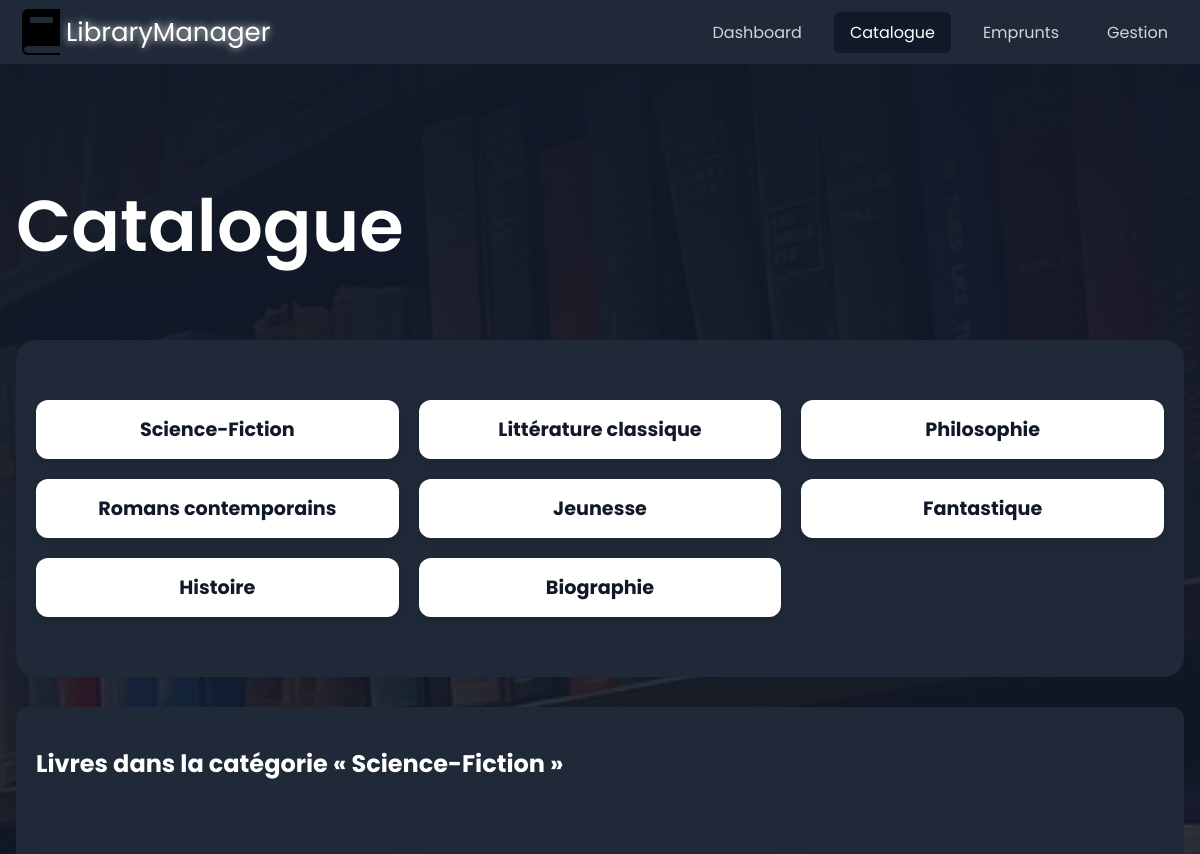
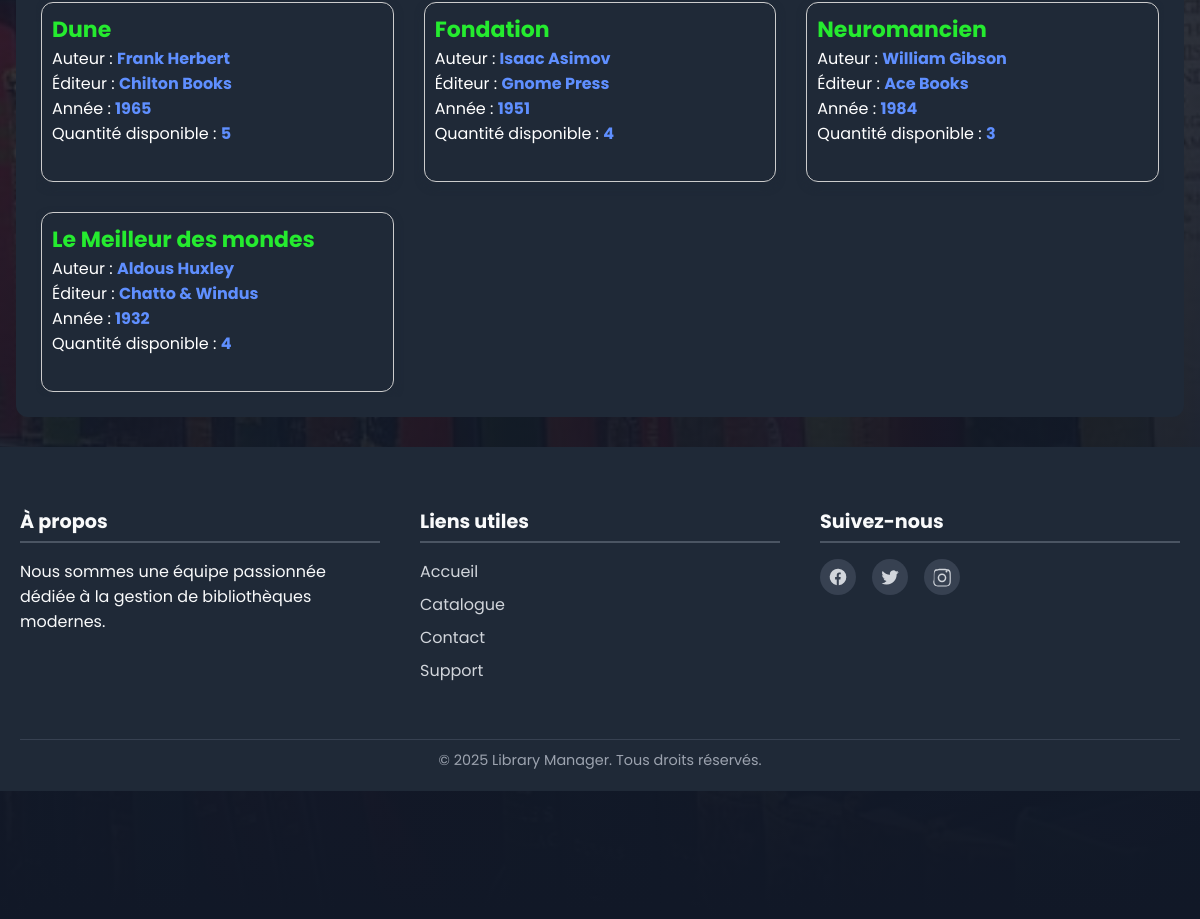
Page /views/catalogue.php?id_categorie=1 on the committed database (2 pictures, top to bottom).
### tables this page shows
CREATE TABLE categories (
    id_categorie INT AUTO_INCREMENT PRIMARY KEY,
    nom_categorie VARCHAR(100) NOT NULL UNIQUE
);

CREATE TABLE livres (
    id_livre INT PRIMARY KEY AUTO_INCREMENT,
    titre VARCHAR(255) NOT NULL,
    auteur VARCHAR(255) NOT NULL,
    editeur VARCHAR(255),
    annee YEAR,
    isbn VARCHAR(20) UNIQUE,
    quantite_total INT NOT NULL
);

### views/catalogue.php (the view, shortened to what this page needs)
<?php
$pdo = new PDO('mysql:host=localhost;dbname=bib;charset=utf8', 'root', '');
$pdo->setAttribute(PDO::ATTR_ERRMODE, PDO::ERRMODE_EXCEPTION);
$query = $pdo->query("SELECT * FROM categories");
$categories = $query->fetchAll(PDO::FETCH_ASSOC);
$categories = $pdo->query("SELECT * FROM categories")->fetchAll(PDO::FETCH_ASSOC);
$livres = [];
if (isset($_GET['id_categorie'])) {
  $stmt = $pdo->prepare("SELECT * FROM livres WHERE id_categorie = :id");
  $stmt->execute([':id' => $_GET['id_categorie']]);
  $livres = $stmt->fetchAll(PDO::FETCH_ASSOC);
}
?>
<!DOCTYPE html>
<html lang="en">
<head>
  <link rel="stylesheet" href="../resources/css/style.css">
</head>
<body>
  <?php include "../includes/header.php"; ?>
  <div class="section">
    <div class="container">
      <div class="header">
        <h2 class="title">Catalogue</h2>
        <section class="catalogue">
          <div class="grid">
            <?php foreach ($categories as $cat): ?>
              <div class="card" onclick="window.location.href='?id_categorie=<?= $cat['id_categorie'] ?>#livres'">
                <h3><?= htmlspecialchars($cat['nom_categorie']) ?></h3>
              </div>
            <?php endforeach; ?>
          </div>
        </section>
        <div class="livre-grid" id="livres">
          <?php if (!empty($livres)): ?>
            <h2>Livres dans la catégorie «
              <?= htmlspecialchars($categories[array_search($_GET['id_categorie'], array_column($categories, 'id_categorie'))]['nom_categorie']) ?>
              »
            </h2>
            <div class="livre-card">
              <?php foreach ($livres as $livre): ?>
                <div class="livre-items">
                  <strong><?= htmlspecialchars($livre['titre']) ?></strong><br>
                  Auteur : <b><?= htmlspecialchars($livre['auteur']) ?></b><br>
                  Éditeur : <b><?= htmlspecialchars($livre['editeur']) ?></b><br>
                  Année : <b><?= htmlspecialchars($livre['annee']) ?></b><br>
                  Quantité disponible : <b><?= htmlspecialchars($livre['quantite_total']) ?></b><br><br>
                </div>
              <?php endforeach; ?>
            </div>
          <?php endif; ?>
        </div>
      </div>
    </div>
    <?php include '../includes/footer.php'; ?>
</body>
</html>

### resources/css/style.css (style rules this page uses)
body { margin: 0; font-family: poppins; background-color: #1f2937; color: white; }
.section { position: relative; overflow: hidden; padding-top: 3rem; padding-bottom: 8rem; background-image: linear-gradient(rgb(17, 24, 39), rgba(17, 24, 39, 0.85), rgb(17, 24, 39)), url('../images/background.jpg'); backdrop-filter: blur(15px); background-repeat: no-repeat; background-size: cover; background-position: center; background-attachment: fixed }
.title { font-size: 3rem; font-weight: 600; color: white; }
@media (min-width: 640px) { .title { font-size: 4.5rem; } }
.catalogue { padding: 60px 20px; background-color: #1f2937; border-radius: 20px; text-align: center; font-family: sans-serif; }
.grid { display: grid; grid-template-columns: repeat(auto-fit, minmax(250px, 1fr)); gap: 20px; max-width: 1200px; margin: 0 auto; }
.card { background-color: white; border-radius: 12px; overflow: hidden; box-shadow: 0 4px 8px rgba(0, 0, 0, 0.1); transition: transform 0.3s ease, box-shadow 0.3s ease; cursor: pointer; }
.card h3 { margin: 15px 0; font-size: 1.2rem; color: #111827; }

### views/catalogue.php (style rules this page uses)
.catalogue { padding: 60px 20px; background-color: #1f2937; border-radius: 20px; text-align: center; font-family: sans-serif; }
.grid { display: grid; grid-template-columns: repeat(auto-fit, minmax(300px, 1fr)); gap: 20px; max-width: 1200px; margin: 0 auto; }
.card { background-color: white; border-radius: 12px; overflow: hidden; display: flex; flex-direction: column; align-items: center; box-shadow: 0 4px 8px rgba(0, 0, 0, 0.1); transition: transform 0.3s ease, box-shadow 0.3s ease; cursor: pointer; }
.card h3 { margin: 15px 0; font-size: 1.2rem; color: #111827; }
.livre-grid { display: flex; flex-direction: column; background-color: #1f2937; gap: 50px; border-radius: 12px; padding: 20px; max-width: 1200px; margin: 30px auto; }
.livre-card { border-radius: 12px; overflow: hidden; display: grid; grid-template-columns: repeat(auto-fit, minmax(300px, 1fr)); gap: 20px; transition: transform 0.3s ease, box-shadow 0.3s ease; cursor: pointer; }
.livre-items { border: 1px solid #ccc; margin: 5px; border-radius: 12px; padding: 10px; box-shadow: 0 4px 8px #1f2937; text-align: left; }
.livre-items strong { margin: 0; width: 300px; font-size: 22px; color: rgb(37, 235, 47); }
.livre-items b { color: rgb(95, 143, 255); }

### includes/header.php (style rules this page uses)
* { font-family: poppins; }
.container { transition: 0.3s ease-in-out, color 0.3s; max-width: 1200px; margin: 0 auto; padding: 0 1rem; }

### rows in the picture
categories: nom_categorie "Science-Fiction"
categories: nom_categorie "Littérature classique"
categories: nom_categorie "Philosophie"
categories: nom_categorie "Romans contemporains"
categories: nom_categorie "Jeunesse"
categories: nom_categorie "Fantastique"
categories: nom_categorie "Histoire"
categories: nom_categorie "Biographie"
livres: titre "Dune", auteur "Frank Herbert", editeur "Chilton Books", annee "1965", quantite_total "5"
livres: titre "Fondation", auteur "Isaac Asimov", editeur "Gnome Press", annee "1951", quantite_total "4"
livres: titre "Neuromancien", auteur "William Gibson", editeur "Ace Books", annee "1984", quantite_total "3"
livres: titre "Le Meilleur des mondes", auteur "Aldous Huxley", editeur "Chatto & Windus", annee "1932", quantite_total "4"
